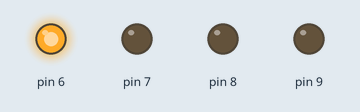
Recording of a sketch running on a simulated Arduino Uno, built with avr-gcc and run on an emulated ATmega328P. On the bench: output pins drawn as LEDs (lit = HIGH).

Above: at 0.5 s.
At 1.5 s:
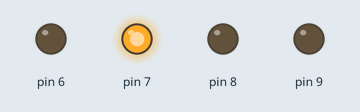
At 2.5 s:
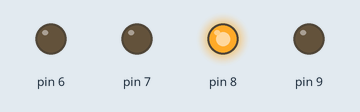
At 3.5 s:
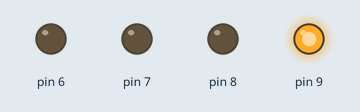
Timing chart, 0 to 5.2 s (numbered marks = the images above):
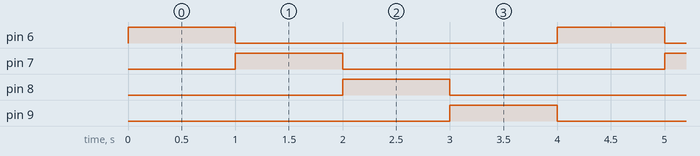

The sketch:

testPryl.ino
```cpp
// Du är en pruttkorv, en riktig pruttkorv!

void setup() {
  pinMode(6, OUTPUT);
  pinMode(7, OUTPUT);
  pinMode(8, OUTPUT);
  pinMode(9, OUTPUT);

}

void loop() {
  for (int i = 6; i <= 9; i++){
    digitalWrite(i, HIGH);
    delay(1000);
    digitalWrite(i, LOW);
  }

}

// Lägger till en ändring för att testa
```

Measured:
- by itself, pin 6–9: alternates HIGH for 1.0 s and LOW for 3.0 s
- by itself, everything shown: repeats every 4.0 s, in 5 steps
